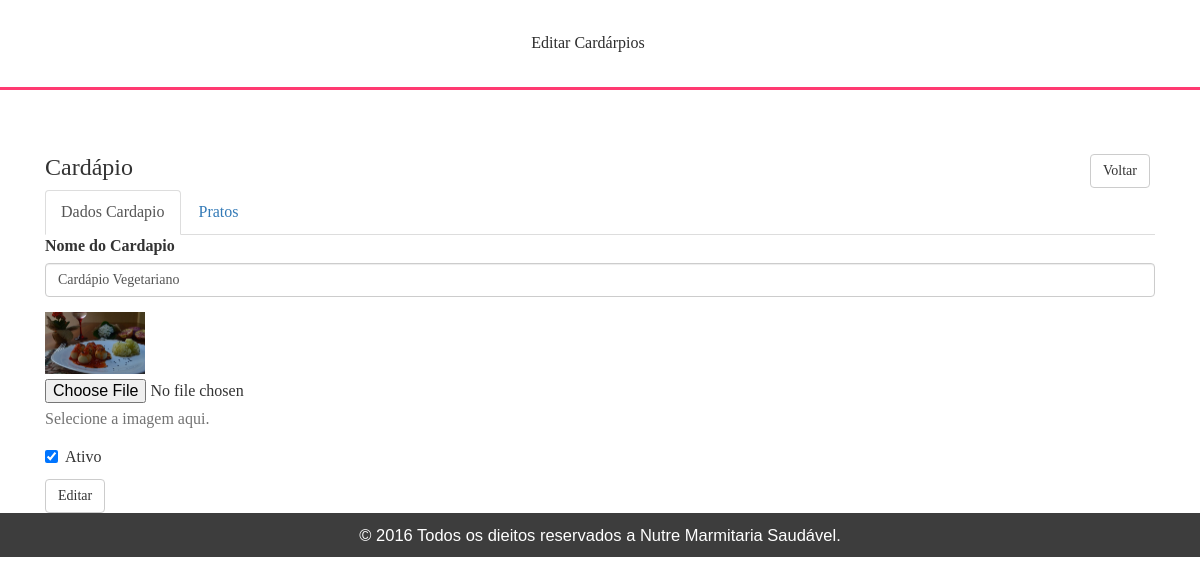
The page /admin/editcardapio.php?id=3 (signed in) on the database its author committed.
### tables this page shows
CREATE TABLE IF NOT EXISTS `cardapio` (
  `id` int(11) NOT NULL AUTO_INCREMENT,
  `nome` varchar(64) NOT NULL,
  `imagem` varchar(128) NOT NULL,
  `status` int(11) DEFAULT '1',
  PRIMARY KEY (`id`)
);

### admin/classes/cardapioController.php (called while the page is built, shortened)
<?php
class CardapioController{
    public function getCardapio($id){
        include ($_SERVER['DOCUMENT_ROOT']."/php/config/connect.php");
        $sql = "SELECT * FROM cardapio WHERE id='".$id."'";
        $result = $conn->query($sql);
        $cardapio = $result->fetch_assoc();
        return $cardapio;
    }
}
?>

### admin/editcardapio.php (the view, shortened to what this page needs)
<?php
include ("classes/cardapioController.php");
$cardapioController = new CardapioController();
$cardapio = $cardapioController->getCardapio($_GET['id']);
?>
<!DOCTYPE HTML>
<html>
<head>
<link href="../css/bootstrap.css" rel="stylesheet" type="text/css" media="all">
<link href="../css/style.css" rel="stylesheet" type="text/css" media="all"/>
		<link href="../css/animate.css" rel="stylesheet" type="text/css" media="all">
</head>
<div class="navgation">
	<div class="fixed-header">
				<div class="top-nav">
					<ul>
						<li><a href="adminindex.php" class="active">Editar Cardárpios</a></li>
					</ul>
				</div>
			</div>
		</div>
<body>
<div class="container">
    <div class="single">
        <div>
			<div class="row">
                <div class="col-md-11">
                    <h3>Cardápio</h3>
                </div>
                <div class="col-md-1">
                    <a class="btn btn-default" href="adminindex.php" role="button">Voltar</a>
                </div>
            </div>
            <ul class="nav nav-tabs" role="tablist">
                <li role="presentation" class="active"><a href="#home" aria-controls="home" role="tab" data-toggle="tab">Dados Cardapio</a></li>
                <li role="presentation"><a href="#pratos" aria-controls="pratos" role="tab" data-toggle="tab">Pratos</a></li>
            </ul>
            <div class="tab-content">
                <div role="tabpanel" class="tab-pane active" id="home">
                    <form action="editcardapioform.php" method="post" enctype="multipart/form-data">
                    <div class="form-group">
                        <label for="nomeCardapio">Nome do Cardapio</label>
                        <input type="text" class="form-control" id="nomeCardapio" name="nomeCardapio" placeholder="Cardapio" value="<?php echo $cardapio['nome']?>" >
                    </div>
                    <div class="form-group">
                        <label for="imagemCardapio">
                        <?php
                        if ($cardapio['imagem']){
                            echo '<img src="../images/'.$cardapio['imagem'].'" width="100px" />';
                        }else{
                            echo 'Sem imagem';
                        }
                        ?>
                        </label>
                        <input type="file" id="imagemCardapio" name="imagemCardapio">
                        <p class="help-block">Selecione a imagem aqui.</p>
                    </div>
                    <div class="checkbox">
                        <label>
                        <input id="statusCardapio" name="statusCardapio" type="checkbox" <?php echo $cardapio['status'] == '1' ? 'checked' : '' ?>> Ativo </label>
                    </div>
                    <button type="submit" class="btn btn-default">Editar</button>
                    </form>
                </div>
            </div>
        </div>
    </div>
</div>
<div class="footer">
	<div class="container">
		<div class="footer-main">
			<div class="col-md-4 footer-grid  wow bounceIn" data-wow-delay="0.4s">
		</div>
		<div class="copyright">
				<p>© 2016 Todos os dieitos reservados a Nutre Marmitaria Saudável.</p>
		</div>
	</div>
</div>
</body>
</html>

### css/style.css (style rules this page uses)
h4, h5, h6, h1, h2, h3 { margin-top: 0; }
ul, ol { margin: 0; }
p { margin: 0; }
html, body { font-family: 'Arimo-Regular'; font-size: 100%; background:#fff; }
a { text-decoration: none; }
.top-nav { text-align: center; padding: 2em 0em; }
.top-nav ul { padding: 0em; list-style: none; }
.top-nav ul li { display:inline-block; margin:0em 1.5em 0em 0em; }
.top-nav ul li a { font-size:1em; font-weight:400; color: #ff3a71; }
.top-nav ul li a:hover,.top-nav ul li a.active { color: #2c2c2c; text-decoration:none; }
.fixed-header { border-bottom: 3px solid #ff3a71; }
.footer { background: rgba(0, 0, 0, 0.76); padding: 0em 0em 2em 0em ; }
.copyright { padding: 2em 0em 0em 0em; text-align: center; }
.copyright p { font-size: 1.5em; font-weight: 400; color: #fff; line-height: 0em; }
@media (max-height:800px) { .footer { font: bold 11px sans-serif; } }
.single { padding: 4em 15px 0; }

### rows shown on the page
cardapio: nomeCardapio "Cardápio Vegetariano", imagem (picture), status "☑"
